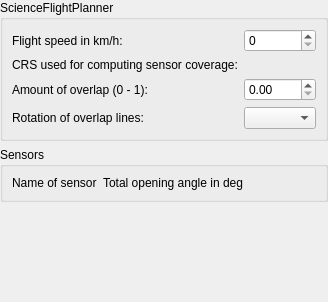
<?xml version="1.0" encoding="UTF-8"?>
<ui version="4.0">
 <class>Form</class>
 <widget class="QWidget" name="Form">
  <layout class="QVBoxLayout" name="verticalLayout">
   <property name="leftMargin">
    <number>0</number>
   </property>
   <property name="topMargin">
    <number>0</number>
   </property>
   <property name="rightMargin">
    <number>0</number>
   </property>
   <property name="bottomMargin">
    <number>0</number>
   </property>
   <item>
    <widget class="QScrollArea" name="sfpScrollArea">
     <property name="frameShape">
      <enum>QFrame::NoFrame</enum>
     </property>
     <property name="widgetResizable">
      <bool>true</bool>
     </property>
     <widget class="QWidget" name="sfpScrollAreaContents">
      <layout class="QGridLayout" name="optionsGridLayout" rowstretch="0">
       <property name="sizeConstraint">
        <enum>QLayout::SetMinimumSize</enum>
       </property>
       <property name="leftMargin">
        <number>0</number>
       </property>
       <property name="topMargin">
        <number>0</number>
       </property>
       <property name="rightMargin">
        <number>0</number>
       </property>
       <property name="bottomMargin">
        <number>0</number>
       </property>
       <item row="0" column="0">
        <widget class="QgsCollapsibleGroupBox" name="generalGroup">
         <property name="title">
          <string>ScienceFlightPlanner</string>
         </property>
         <property name="sizePolicy">
          <sizepolicy hsizetype="Preferred" vsizetype="Maximum">
           <horstretch>0</horstretch>
           <verstretch>0</verstretch>
          </sizepolicy>
         </property>
         <layout class="QGridLayout" name="generalGrid" columnstretch="0,1">
          <item row="0" column="0">
           <widget class="QLabel" name="flightSpeedLabel">
            <property name="text">
             <string>Flight speed in km/h:</string>
            </property>
           </widget>
          </item>
          <item row="0" column="1">
           <widget class="QSpinBox" name="flightSpeedSpinBox">
            <property name="maximum">
             <number>9999</number>
            </property>
           </widget>
          </item>
          <item row="1" column="0">
           <widget class="QLabel" name="coverageCrsLabel">
            <property name="text">
             <string>CRS used for computing sensor coverage:</string>
            </property>
           </widget>
          </item>
          <item row="1" column="1">
           <widget class="QgsProjectionSelectionWidget" name="coverageCrsWidget">
           </widget>
          </item>
          <item row="2" column="0">
           <widget class="QLabel" name="overlapLabel">
            <property name="text">
             <string>Amount of overlap (0 - 1):</string>
            </property>
           </widget>
          </item>
          <item row="2" column="1">
           <widget class="QDoubleSpinBox" name="overlapSpinBox">
            <property name="maximum">
             <number>1</number>
            </property>
           </widget>
          </item>
          <item row="3" column="0">
           <widget class="QLabel" name="overlapRotationLabel">
            <property name="text">
             <string>Rotation of overlap lines:</string>
            </property>
           </widget>
          </item>
          <item row="3" column="1">
           <widget class="QComboBox" name="overlapComboBox">
           </widget>
          </item>
         </layout>
        </widget>
       </item>
       <item row="1" column="0">
        <widget class="QgsCollapsibleGroupBox" name="sensorGroup">
         <property name="title">
          <string>Sensors</string>
         </property>
         <property name="sizePolicy">
          <sizepolicy hsizetype="Preferred" vsizetype="Maximum">
           <horstretch>0</horstretch>
           <verstretch>0</verstretch>
          </sizepolicy>
         </property>
         <layout class="QGridLayout" name="gridLayout">
          <property name="sizeConstraint">
           <enum>QLayout::SetMinimumSize</enum>
          </property>
          <item row="0" column="0">
           <widget class="QLabel" name="label_4">
            <property name="text">
             <string>Name of sensor</string>
            </property>
            <property name="alignment">
             <set>Qt::AlignLeading|Qt::AlignLeft|Qt::AlignTop</set>
            </property>
           </widget>
          </item>
          <item row="0" column="1">
           <widget class="QLabel" name="label_5">
            <property name="text">
             <string>Total opening angle in deg</string>
            </property>
            <property name="alignment">
             <set>Qt::AlignLeading|Qt::AlignLeft|Qt::AlignTop</set>
            </property>
           </widget>
          </item>
          <item row="0" column="2">
           <widget class="QLabel" name="label_6">
            <property name="text">
             <string/>
            </property>
            <property name="alignment">
             <set>Qt::AlignLeading|Qt::AlignLeft|Qt::AlignTop</set>
            </property>
           </widget>
          </item>
         </layout>
        </widget>
       </item>
       <item>
        <spacer name="verticalSpacer">
         <property name="orientation">
          <enum>Qt::Vertical</enum>
         </property>
         <property name="sizeType">
          <enum>QSizePolicy::Expanding</enum>
         </property>
         <property name="sizeHint" stdset="0">
          <size>
           <width>20</width>
           <height>100</height>
          </size>
         </property>
        </spacer>
       </item>
      </layout>
     </widget>
    </widget>
   </item>
  </layout>
 </widget>
 <resources/>
 <connections/>
 <customwidgets>
  <customwidget>
   <class>QgsCollapsibleGroupBox</class>
   <extends>QGroupBox</extends>
   <header>qgscollapsiblegroupbox.h</header>
   <container>1</container>
  </customwidget>
  <customwidget>
   <class>QgsProjectionSelectionWidget</class>
   <extends>QWidget</extends>
   <header>qgsprojectionselectionwidget.h</header>
   <container>1</container>
  </customwidget>
 </customwidgets>
</ui>
